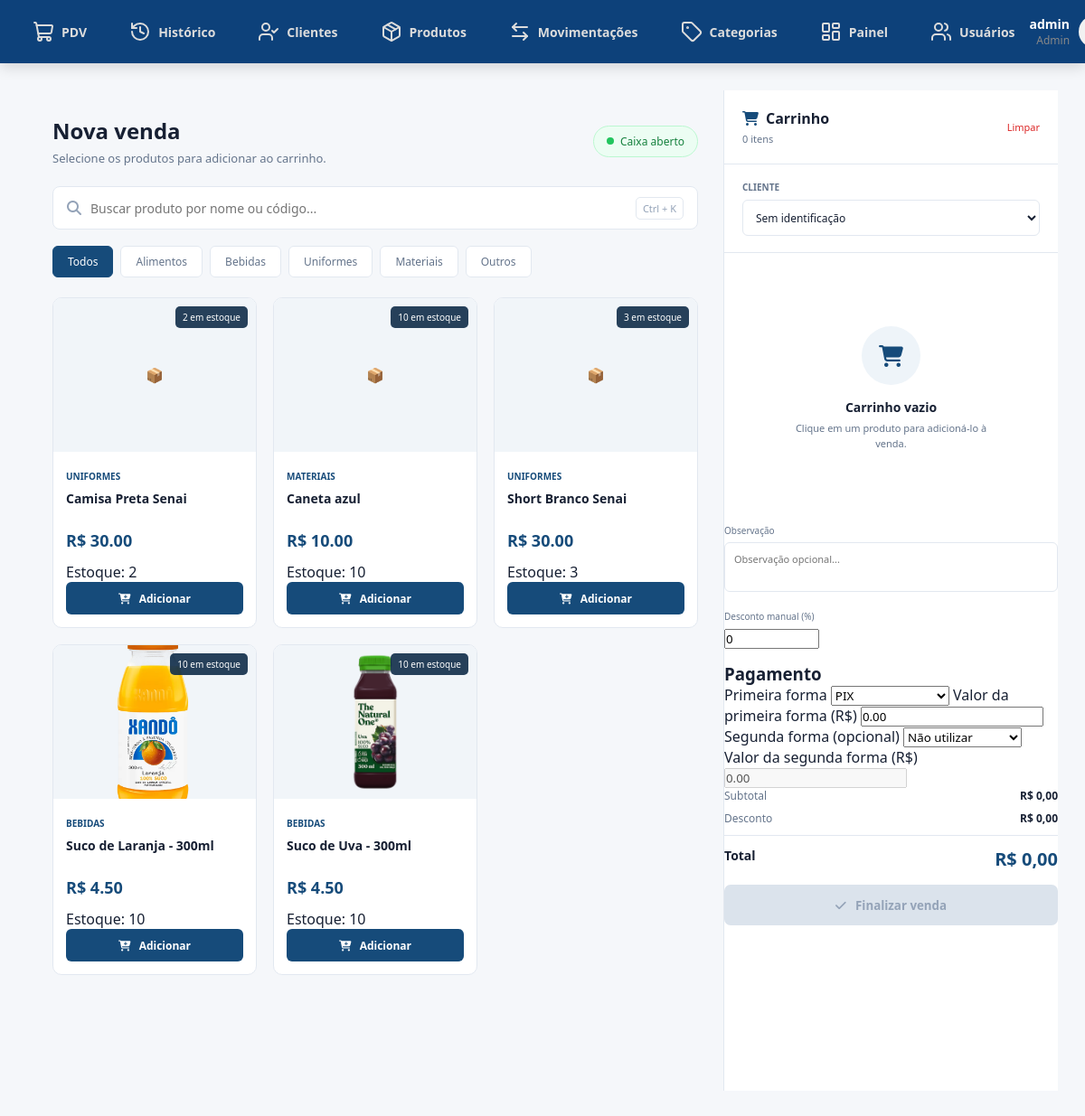
The page /pdv/ (signed in) on the database its author committed.
### app/models/produto.py (models this page shows, shortened)
class Produto(Base):
    __tablename__ = "produtos"
    id = Column(Integer, primary_key=True, autoincrement=True, index=True)
    nome = Column(String(150), nullable=False, index=True)
    preco = Column(Float, nullable=False, default=0.0)
    estoque_atual = Column(Integer, nullable=False, default=0)
    ativo = Column(Boolean, default=True)
    imagem_path = Column(String(255), nullable=True)
    categoria_id = Column(Integer, ForeignKey("categorias.id", ondelete="SET NULL"), nullable=True )
    categoria = relationship("Categoria", back_populates="produtos")

### app/models/categoria.py (models this page shows)
class Categoria(Base):
    __tablename__ = "categorias"
    id = Column(Integer, primary_key=True, autoincrement=True, index=True)
    nome = Column(String(100), nullable=False, unique=True)
    ativo = Column(Boolean, default=True)
    produtos = relationship("Produto", back_populates="categoria", lazy="select")

### app/controllers/pdv_controller.py (the view)
@router.get("/")
def tela_pdv(
    request: Request,
    db: Session = Depends(get_db),
    usuario=Depends(get_usuario_logado)
):
    produtos = (
        db.query(Produto)
        .filter(
            Produto.ativo.is_(True),
            Produto.estoque_atual > 0
        )
        .order_by(Produto.nome)
        .all()
    )
    clientes = (
        db.query(Cliente)
        .filter(Cliente.ativo.is_(True))
        .order_by(Cliente.nome)
        .all()
    )
    return templates.TemplateResponse(
        request,
        "pdv/index.html",
        {
            "request": request,
            "usuario": usuario,
            "produtos": produtos,
            "clientes": clientes,
            "desconto_associado": DESCONTO_ASSOCIADO,
        }
    )

### app/templates/pdv/index.html (shortened to what this page needs)
{% extends "base.html" %}
{% block extra_css %}
<link rel="stylesheet" href="/static/pdv-css/index.css">
<link
    rel="stylesheet"
    href="https://cdnjs.cloudflare.com/ajax/libs/font-awesome/6.5.2/css/all.min.css"
>
{% endblock %}
{% block content %}
<div class="layout">
    <section class="produtos-area">
        <div class="pagina-header">
            <div>
                <h2>Nova venda</h2>
                <p>Selecione os produtos para adicionar ao carrinho.</p>
            </div>
            <div class="status-caixa">
                <span class="status-dot"></span>
                Caixa aberto
            </div>
        </div>
        <div class="busca-container">
            <i class="fa-solid fa-magnifying-glass"></i>
            <input
                type="text"
                id="buscarProduto"
                placeholder="Buscar produto por nome ou código..."
            >
            <span class="atalho">Ctrl + K</span>
        </div>
        <div class="categorias">
            <button type="button" class="categoria active">Todos</button>
            <button type="button" class="categoria">Alimentos</button>
            <button type="button" class="categoria">Bebidas</button>
            <button type="button" class="categoria">Uniformes</button>
            <button type="button" class="categoria">Materiais</button>
            <button type="button" class="categoria">Outros</button>
        </div>
        <div class="produtos-grid">
            {% for produto in produtos %}
            <div class="produto-card">
                <div class="produto-imagem">
                    {% if produto.imagem_path %}
                    <img
                        src="{{ produto.imagem_path }}"
                        alt="{{ produto.nome }}"
                        onerror="this.style.display='none'; this.nextElementSibling.style.display='flex';"
                    >
                    {% else %}
                    <div class="imagem-sem-produto">
                        📦
                    </div>
                    {% endif %}
                    <span class="estoque-tag">
                        {% if produto.estoque_atual > 0 %}
                            {{ produto.estoque_atual }} em estoque
                        {% else %}
                            Sem estoque
                        {% endif %}
                    </span>
                </div>
                <div class="produto-conteudo">
                    <span class="produto-categoria">
                        {% if produto.categoria %}
                            {{ produto.categoria.nome }}
                        {% else %}
                            Sem categoria
                        {% endif %}
                    </span>
                    <h3>{{ produto.nome }}</h3>
                    <strong class="preco">
                        R$ {{ "%.2f"|format(produto.preco) }}
                    </strong>
                    <span class="estoque">
                        Estoque: {{ produto.estoque_atual }}
                    </span>
                    <button
                        type="button"
                        class="btn-adicionar"
                        data-id="{{ produto.id }}"
                        data-nome="{{ produto.nome }}"
                        data-preco="{{ produto.preco }}"
                        data-estoque="{{ produto.estoque_atual }}"
                        data-categoria="{{ produto.categoria.nome if produto.categoria else 'Sem categoria' }}"
                    >
                        <i class="fa-solid fa-cart-plus"></i>
                        Adicionar
                    </button>
                </div>
            </div>
            {% endfor %}
        </div>
    </section>
    <aside class="carrinho">
        <div class="carrinho-header">
            <div>
                <h2>
                    <i class="fa-solid fa-cart-shopping"></i>
                    Carrinho
                </h2>
                <span id="quantidadeItens">0 itens</span>
            </div>
            <button
                type="button"
                class="btn-limpar"
                disabled
            >
                Limpar
            </button>
        </div>
        <form
            id="formFinalizar"
            action="/pdv/finalizar"
            method="post"
        >
            <div class="cliente-area">
                <label for="cliente_id">Cliente</label>
                <select id="cliente_id" name="cliente_id">
                    <option value="0" data-associado="false">
                        Sem identificação
                    </option>
                </select>
            </div>
            <div class="carrinho-produtos" id="carrinhoProdutos">
            </div>
            <div class="observacao">
                <label for="observacao">Observação</label>
                <textarea
                    id="observacao"
                    name="observacao"
                    maxlength="255"
                    placeholder="Observação opcional..."
                ></textarea>
            </div>
            <div class="observacao">
                <label for="desconto_manual">
                    Desconto manual (%)
                </label>
                <input
                    type="number"
                    id="desconto_manual"
                    name="desconto_manual"
                    value="0"
                    min="0"
                    max="100"
                    step="0.01"
                >
            </div>
            <div class="pagamentos">
                <h3>Pagamento</h3>
                <label for="forma_pagamento_1">
                    Primeira forma
                </label>
                <select
                    id="forma_pagamento_1"
                    name="forma_pagamento_1"
                    required
                >
                    <option value="pix">PIX</option>
                </select>
                <label for="valor_pagamento_1">
                    Valor da primeira forma (R$)
                </label>
                <input
                    type="number"
                    id="valor_pagamento_1"
                    name="valor_pagamento_1"
                    min="0"
                    step="0.01"
                    value="0.00"
                    required
                >
                <label for="forma_pagamento_2">
                    Segunda forma (opcional)
                </label>
                <select
                    id="forma_pagamento_2"
                    name="forma_pagamento_2"
                >
                    <option value="">Não utilizar</option>
                </select>
                <label for="valor_pagamento_2">
                    Valor da segunda forma (R$)
                </label>
                <input
                    type="number"
                    id="valor_pagamento_2"
                    name="valor_pagamento_2"
                    value="0.00"
                    min="0"
                    step="0.01"
                    disabled
                >
            </div>
            <div class="resumo">
                <div>
                    <span>Subtotal</span>
                    <strong id="subtotal">R$ 0,00</strong>
                </div>
                <div>
                    <span>Desconto</span>
                    <strong id="valorDesconto">R$ 0,00</strong>
                </div>
                <div class="total">
                    <span>Total</span>
                    <strong id="total">R$ 0,00</strong>
                </div>
            </div>
            <button
                type="submit"
                class="btn-finalizar"
                id="btnFinalizar"
                disabled
            >
                <i class="fa-solid fa-check"></i>
                Finalizar venda
            </button>
        </form>
    </aside>
</div>
{% endblock %}

### app/static/style.css (style rules this page uses)
* { margin: 0; padding: 0; box-sizing: border-box; font-family: 'Segoe UI', Tahoma, Geneva, Verdana, sans-serif; }
body, html { width: 100%; height: 100%; background-color: #e5e5e5; }

### rows shown on the page
Produto: estoque_atual "2", categoria.nome "UNIFORMES", nome "Camisa Preta Senai", preco "30.00"
Produto: estoque_atual "10", categoria.nome "MATERIAIS", nome "Caneta azul", preco "10.00"
Produto: estoque_atual "3", categoria.nome "UNIFORMES", nome "Short Branco Senai", preco "30.00"
Produto: imagem_path (picture), estoque_atual "10", categoria.nome "BEBIDAS", nome "Suco de Laranja - 300ml", preco "4.50"
Produto: imagem_path (picture), estoque_atual "10", categoria.nome "BEBIDAS", nome "Suco de Uva - 300ml", preco "4.50"

### other values the page prints
{{ usuario.nome if usuario else 'Administrador' }} "admin"
{{ usuario.role|capitalize if usuario else 'Admin' }} "Admin"
